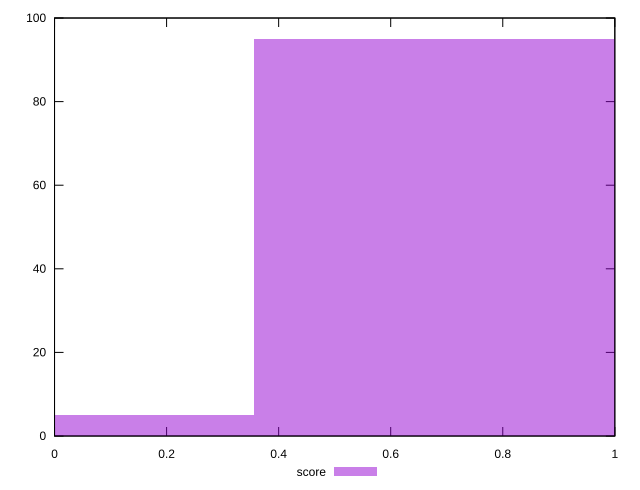

This chart was generated by the following gnuplot code:
reset

$score <<EOF
0.7132457979230773 95
0 5
EOF

set key outside below
set boxwidth 0.7132457979230773
set xrange [0:1]
set yrange [0:100]
set trange [0:100]
set style fill transparent solid 0.5 noborder
set terminal svg size 640, 490 enhanced background rgb 'white'
set output "reprap/uses-rel-preload/samples/pages+cached+noexternal+nomedia+nocss/score/histogram.svg"

plot $score title "score" with boxes

reset
